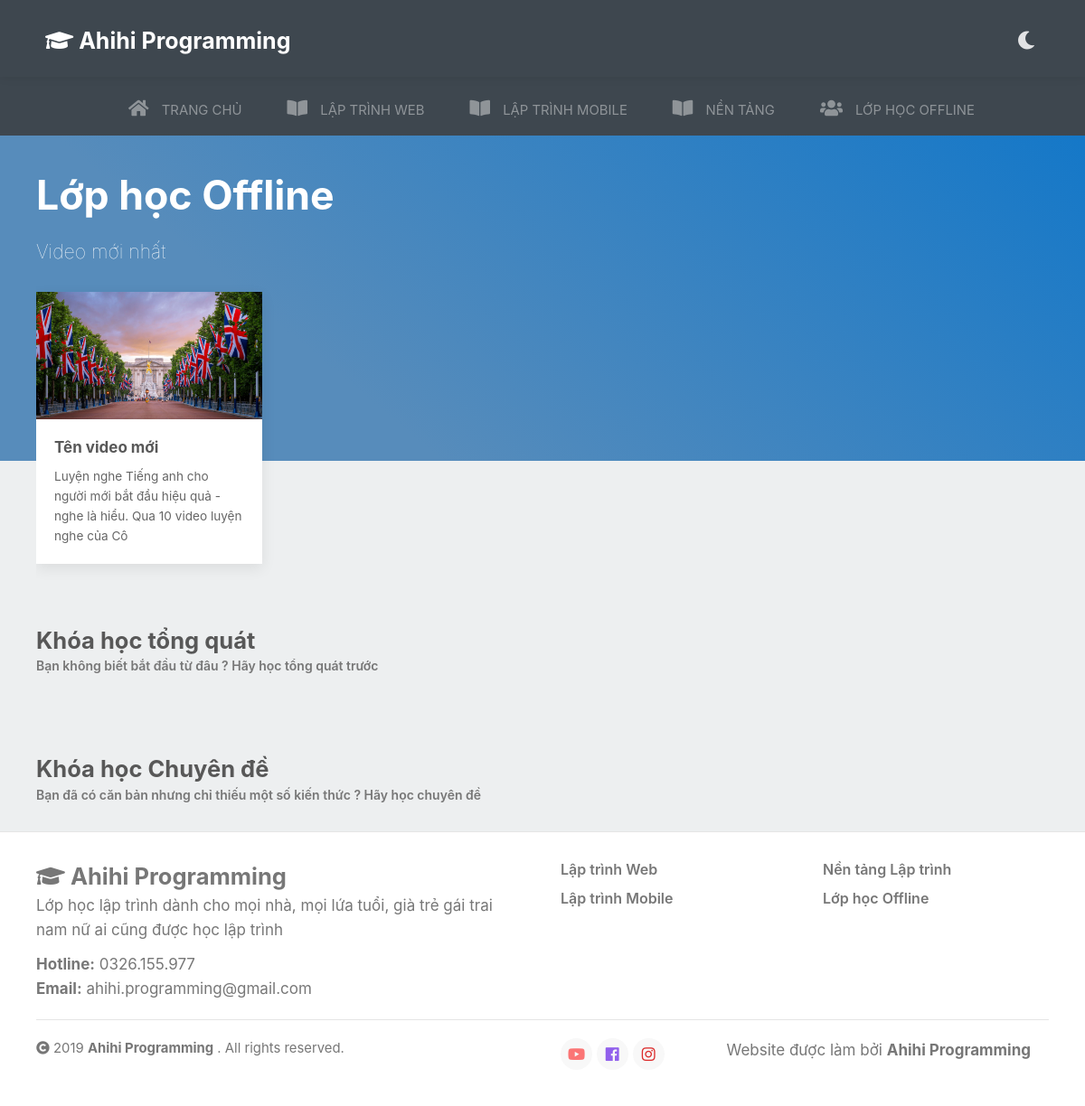
Page /horizontal/topic.php?slug=lop-offline on the committed database.
### tables this page shows
CREATE TABLE `videos` (
  `id` int(11) UNSIGNED NOT NULL,
  `title` varchar(255) NOT NULL,
  `thumbnail` text NOT NULL,
  `description` text NOT NULL,
  `link` text NOT NULL,
  `duration` int(4) UNSIGNED NOT NULL,
  `video_order` int(3) UNSIGNED NOT NULL DEFAULT 0,
  `video_group_id` int(4) UNSIGNED NOT NULL
);

### horizontal/includes/videos.php (called while the page is built, shortened)
<?php
function getVideosByTopic($topic = null, $limit = 0)
{
    global $db;
    $sql = 'select videos.* from videos join video_groups on videos.video_group_id = video_groups.id join courses on video_groups.course_id = courses.id WHERE 1=1';
    if ($topic) {
        $sql .= " AND courses.topic='$topic'";
    }
    $sql .= ' ORDER BY videos.id DESC';
    if ($limit) {
        $sql .= " LIMIT $limit";
    }
    $result = $db->query($sql);
    return $result->fetchAll();
}

### horizontal/includes/helpers.php (called while the page is built, shortened)
<?php
function substrwords($text, $maxchar, $end='...') {
    if (strlen($text) > $maxchar || $text == '') {
        $words = preg_split('/\s/', $text);
        $output = '';
        $i      = 0;
        while (1) {
            $length = strlen($output)+strlen($words[$i]);
            if ($length > $maxchar) {
                break;
            }
            else {
                $output .= " " . $words[$i];
                ++$i;
            }
        }
        $output .= $end;
    }
    else {
        $output = $text;
    }
    return $output;
}

### horizontal/topic.php (the view, shortened to what this page needs)
<?php
require_once('includes/connect_db.php');
include('includes/helpers.php');
include('includes/videos.php');
$topic_slug = $_GET['slug'];
$latest_videos = getVideosByTopic($topic_slug, 6);
?>
<?php include("partials/header.php"); ?>
<?php include("partials/navbar.php"); ?>
<main>
    <div class="hero-feature-bg"></div>
    <div class="uk-container">
        <div class="uk-container">
            <div class="uk-position-relative uk-margin-medium-top uk-clearfix">
                <div class="uk-float-left">
                    <h1 class="uk-text-white"><?= TOPICS[$topic_slug]['name'] ?> </h1>
                    <h4 class="uk-text-white uk-margin-remove uk-text-light">Video mới nhất </h4>
                </div>
            </div>
        </div>
        <div class="uk-position-relative uk-visible-toggle  uk-container uk-padding-medium" uk-slider>
            <ul class="uk-slider-items uk-child-width-1-3@s uk-child-width-1-4@m uk-grid">
                <?php foreach ($latest_videos as $video): ?>
                    <li class="uk-active">
                        <a href="/watch/~<?= $video['id'] ?>">
                            <div class="uk-card-default uk-card-hover  uk-card-small feature-card uk-inline-clip">
                                <img class="course-img" src="<?= $video['thumbnail']  ?>">
                                <div class="uk-card-body">
                                    <h4><?= $video['title'] ?></h4>
                                    <p><?= substrwords($video['description'], 150) ?></p>
                                </div>
                            </div>
                        </a>
                    </li>
                <?php endforeach; ?>
            </ul>
        </div>
    </div>
    <div class="uk-container uk-margin-top" id="more">
        <div class="section-heading none-border">
            <h3 class="uk-margin-remove-bottom">Khóa học tổng quát</h3>
            <p>Bạn không biết bắt đầu từ đâu ? Hãy học tổng quát trước</p>
        </div>
        <div class="section-heading uk-position-relative uk-margin-medium-top none-border uk-clearfix">
            <div class="uk-float-left">
                <h3 class="uk-margin-remove-bottom"> Khóa học Chuyên đề</h3>
                <p>Bạn đã có căn bản nhưng chỉ thiếu một số kiến thức ? Hãy học chuyên đề</p>
            </div>
        </div>
    </div>
</main>
<?php include("partials/footer.php"); ?>

### rows in the picture
videos: thumbnail (picture), title "Tên video mới", description "Luyện nghe Tiếng anh cho người mới bắt đầu hiệu quả - nghe là hiểu. Qua 10 video luyện nghe của Cô"

### other values in the picture
TOPICS[$topic_slug]['name'] "Lớp học Offline"
